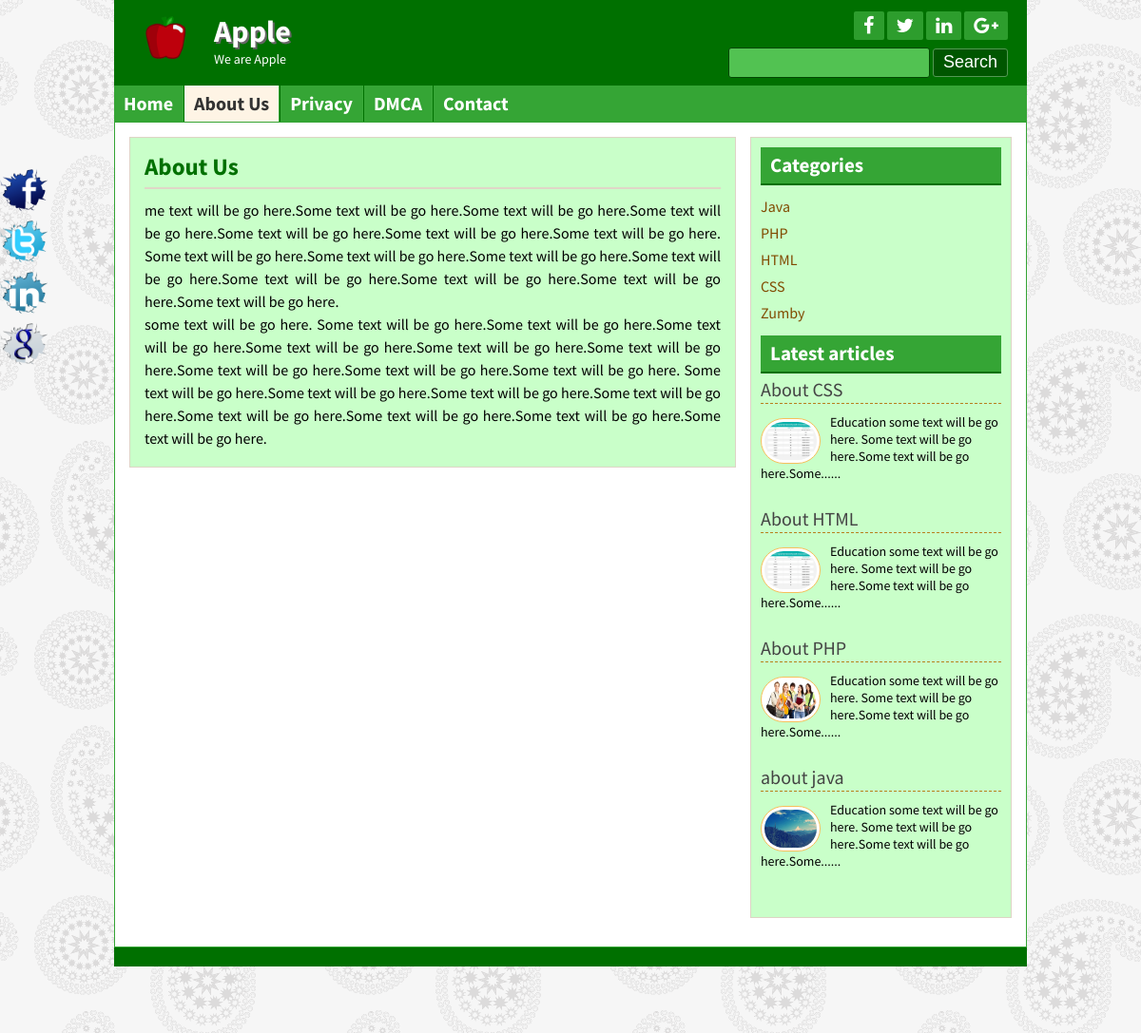
/page.php?pageid=8, run on the app's committed database.
### tables this page shows
CREATE TABLE IF NOT EXISTS `title_slogan` (
  `id` int(11) NOT NULL AUTO_INCREMENT,
  `title` varchar(255) NOT NULL,
  `slogan` varchar(255) NOT NULL,
  `logo` varchar(255) NOT NULL,
  PRIMARY KEY (`id`)
);

CREATE TABLE IF NOT EXISTS `social_media` (
  `id` int(11) NOT NULL AUTO_INCREMENT,
  `facebook` varchar(255) NOT NULL,
  `twitter` varchar(255) NOT NULL,
  `linkedin` varchar(255) NOT NULL,
  `googleplus` varchar(255) NOT NULL,
  PRIMARY KEY (`id`)
);

CREATE TABLE IF NOT EXISTS `tbl_page` (
  `id` int(11) NOT NULL AUTO_INCREMENT,
  `name` varchar(255) NOT NULL,
  `body` text NOT NULL,
  PRIMARY KEY (`id`)
);

CREATE TABLE IF NOT EXISTS `tbl_category` (
  `id` int(11) NOT NULL AUTO_INCREMENT,
  `cat_name` varchar(255) NOT NULL,
  PRIMARY KEY (`id`)
);

CREATE TABLE IF NOT EXISTS `tbl_post` (
  `id` int(11) NOT NULL AUTO_INCREMENT,
  `catid` int(11) NOT NULL,
  `title` varchar(255) NOT NULL,
  `body` text NOT NULL,
  `image` varchar(255) NOT NULL,
  `author` varchar(50) NOT NULL,
  `tags` varchar(255) NOT NULL,
  `date` timestamp NOT NULL DEFAULT CURRENT_TIMESTAMP,
  `userid` int(11) NOT NULL,
  PRIMARY KEY (`id`)
);

CREATE TABLE IF NOT EXISTS `tbl_copywrite` (
  `id` int(11) NOT NULL AUTO_INCREMENT,
  `note` varchar(255) NOT NULL,
  PRIMARY KEY (`id`)
);

### lib/Database.php (called while the page is built, shortened)
<?php
Class Database{
	public $host   = DB_HOST;
	public $user   = DB_USER;
	public $pass   = DB_PASS;
	public $dbname = DB_NAME;
	public $link;
	private function connectDB(){
	$this->link = new mysqli($this->host, $this->user, $this->pass, $this->dbname);
 }
	public function select($query){
		$result = $this->link->query($query) or die($this->link->error.__LINE__);
		if($result->num_rows > 0){
			return $result;
		} else {
			return false;
		}
	}
}

### lib/Session.php (called while the page is built, shortened)
<?php
class Session{
public static function get($key){
	if(isset($_SESSION[$key])){
         return $_SESSION[$key];
	}else{
		return false;
	}
}
 }

### helpers/format.php (called while the page is built, shortened)
<?php
class Format{
  public function textshort($text,$limit=400){
    $text = $text." ";
  	$text = substr($text,0,$limit);
  	$text = substr($text,0,strrpos($text,' '));
  	$text = $text."......";
  	return $text;
  }
}
?>

### page.php (the view)
<?php include "inc/header.php";?>
<div class="contentsection contemplete clear">
<div class="maincontent clear">
<div class="about">
<?php
if (!isset($_GET['pageid']) OR $_GET['pageid']==NULL){
  header("location:404.php");
}else{
	$get_page_id=$_GET['pageid'];
}
?>
<?php
$query="SELECT * FROM tbl_page WHERE id='$get_page_id'";
$page = $db->select($query);
if($page){
while ($result=$page->fetch_assoc()){
?>
<h2><?php echo $result['name'];?></h2>
<p><?php echo $result['body'];?></p>
<?php } } ?>
</div>
</div>
<?php include "inc/sidebar.php";?>
<?php include "inc/footer.php";?>

### inc/header.php (shortened to what this page needs)
<?php include "lib/Session.php"; Session::int();?>
<?php include "lib/Database.php";?>
<?php include "helpers/format.php";?>
<?php
$db = new Database();
$fm = new Format();
?>
<!DOCTYPE html>
<html>
<head>
<?php include"scripts/css.php";?>
</head>
<body>
<?php
  $search = Session::get('search');
 ?>
	<?php
   $query="SELECT * FROM title_slogan";
   $query_push = $db->select($query);
   if ($query_push){
       while ($result = $query_push->fetch_assoc()){
   ?>
	<div class="headersection templete clear">
		<a href="index.php">
			<div class="logo">
				<img src="admin/<?php echo $result['logo'];?>" alt="Logo"/>
				<h2><?php echo $result['title'];?></h2>
				<p><?php echo $result['slogan'];?></p>
			</div>
		</a>
	<?php } } ?>
		<div class="social clear">
<?php
$query="SELECT * FROM social_media";
$query_push = $db->select($query);
if ($query_push){
while ($result = $query_push->fetch_assoc()){
?>
			<div class="icon clear">
<a href="<?php echo $result['facebook'];?>" target="_blank"><i class="fa fa-facebook"></i></a>
<a href="<?php echo $result['twitter'];?>" target="_blank"><i class="fa fa-twitter"></i></a>
<a href="<?php echo $result['linkedin'];?>" target="_blank"><i class="fa fa-linkedin"></i></a>
<a href="<?php echo $result['googleplus'];?>" target="_blank"><i class="fa fa-google-plus"></i></a>
			</div>
<?php } } ?>
			<div class="searchbtn clear">
			<form action="search.php" method="get">
				<input type="text" name="search"
                 <?php if (isset($search)){ ?>
                  value = "<?php echo $search;?>";
                 <?php }else{ ?>
                  placeholder ="searh keyword..";
                 <?php } ?>
				/>
				<input type="submit" name="submit" value="Search"/>
			</form>
			</div>
		</div>
	</div>
<div class="navsection templete">
<?php
  $path = $_SERVER['SCRIPT_FILENAME'];
  $currentpath = basename($path,'.php');
 ?>
	<ul>
		<li><a
          <?php
           if ($currentpath == 'index') {
           echo "id='active'";
           }
           ?>
			href="index.php">Home</a></li>
		  <?php
		   $query="SELECT * FROM tbl_page";
		   $query_push = $db->select($query);
		   if ($query_push){
		       while ($result = $query_push->fetch_assoc()){
		   ?>
		<li><a
            <?php
              if (isset($_GET['pageid']) && $_GET['pageid']==$result['id']) {
              	echo 'id="active"';
              }
             ?>
			href="page.php?pageid=<?php echo $result['id'];?>"><?php echo $result['name'];?></a></li>
	<?php } } ?>
		<li><a
            <?php
           if ($currentpath == 'contact') {
           echo "id='active'";
           }
           ?>
			href="contact.php">Contact</a></li>
	</ul>
</div>

### inc/sidebar.php
<div class="sidebar clear">
<div class="samesidebar clear">
<h2>Categories</h2>
<?php
$query = "SELECT * FROM tbl_category";
$Allcategory=$db->select($query);
if($Allcategory){
 while ($result=$Allcategory->fetch_assoc()){
 ?>
<ul>
<li><a href="postbycat.php?category=<?php echo $result['id'];?>"><?php echo $result['cat_name'];?></a></li>
</ul>
<?php }}else{?>
<li>No Category Created</li>
<?php } ?>
	</div>
<div class="samesidebar clear">
<h2>Latest articles</h2>
<?php
$query = "SELECT * FROM tbl_post ORDER BY id DESC limit 5";
$All_latestpost = $db->select($query);
if($All_latestpost){
 while ($result=$All_latestpost->fetch_assoc()){
 ?>
<div class="popular clear">
<h3><a href="post.php?id=<?php echo $result['id'];?>"><?php echo $result['title'];?></a></h3>
<a href="post.php?id=<?php echo $result['id'];?>"><img src="admin/<?php echo $result['image'];?>" alt="post image"/></a>
<?php echo $fm->textshort($result['body'],100);?>
</div>
<?php } }else{header("Location:404.php");}?>
</div>
</div>

### inc/footer.php (shortened to what this page needs)
	</div>
	<div class="footersection templete clear">
	  <div class="footermenu clear">
		<ul>
			<li><a href="#">Home</a></li>
			<li><a href="#">About</a></li>
			<li><a href="#">Contact</a></li>
			<li><a href="#">Privacy</a></li>
		</ul>
	  </div>
<?php
$query="SELECT * FROM tbl_copywrite";
$query_push = $db->select($query);
if ($query_push){
while ($result = $query_push->fetch_assoc()){
?>
<p>&copy; <?php echo $result['note']; echo "&nbsp"; echo date("d-m-Y") ;?>.</p>
<?php } } ?>
	</div>
<?php
$query="SELECT * FROM social_media";
$query_push = $db->select($query);
if ($query_push){
while ($result = $query_push->fetch_assoc()){
?>
	<div class="fixedicon clear">
<a href="<?php echo $result['facebook'];?>" target="_blank"><img src="images/fb.png" alt="Facebook"/></a>
<a href="<?php echo $result['twitter'];?>" target="_blank"><img src="images/tw.png" alt="Twitter"/></a>
<a href="<?php echo $result['linkedin'];?>" target="_blank"><img src="images/in.png" alt="LinkedIn"/></a>
<a href="<?php echo $result['googleplus'];?>" target="_blank"><img src="images/gl.png" alt="GooglePlus"/></a>
	</div>
<?php } } ?>
</body>
</html>

### style.css (style rules this page uses)
* { margin:0;padding:0;outline:0 }
body { font-family: 'Source Sans Pro', sans-serif;font-size:14px;line-height:18px;color:#000;background:url(images/bg.png)repeat fixed 0 0 #fff; }
.templete { width:960px;margin:0 auto; }
.contemplete { margin: 0 auto; width: 928px; }
.clear { overflow:hidden; }
input[type="text"], input[type="email"] { border: 1px solid #cfc5b6; border-radius: 3px; margin-bottom: 5px; padding: 5px; width: 300px; }
input[type="submit"] { background: #b7801c none repeat scroll 0 0; border: 1px solid #e6af4b; color: #fff; cursor: pointer; font-size: 20px; padding: 1px 10px; }
.headersection { background: #ca932f none repeat scroll 0 0; color: #fff; }
.logo { float: left; width: 580px; }
.logo img { float: left; margin-right: 15px; padding-bottom: 10px; padding-left: 20px; padding-top: 10px; width: 70px; }
.logo h2 { color: #fff; font-size: 32px; margin-bottom: 11px; margin-top: 24px; text-shadow: 2px 2px 0 #666; }
.logo p { color:#fff; }
.social { float: right; margin-right: 20px; margin-top: 12px; text-align: right; width: 360px; }
.icon { float: right; }
.icon a { background: #a56e0a none repeat scroll 0 0; border-radius: 2px; color: #fff; display: block; float: left; font-size: 20px; margin-left: 3px; padding: 5px 10px; }
.searchbtn { float: right; margin-top: 8px; }
.searchbtn input[type="text"] { border: 1px solid #A56E0A; width: 200px; background: #FFE07C; font-size: 16px; height: 20px; }
.searchbtn input[type="submit"] { border: 1px solid #9d6602; border-radius: 3px; font-size: 18px; height: 30px; padding-left: 10px; padding-right: 10px; padding-top: 0; cursor: pointer; }
.navsection { background: none repeat scroll 0 0 #e6af4b; min-height: 38px; }
.navsection ul { margin:0;padding:0;list-style:none; }
.navsection ul li { border-left: 1px solid #fdc662; border-right: 1px solid #c18a26; display: block; float: left; position:relative; }
.navsection ul li:first-child { border-left: 0px solid #fdc662; }
.navsection ul li:last-child { border-right: 0px solid #c18a26; }
.navsection ul li a { color: #fff; display: block; font-size: 20px; font-weight: bold; padding: 10px; text-decoration: none; }
.navsection ul li a:hover, #active { background:#FEF4E5;color:#333; }
.contentsection { background: #ffffff none repeat scroll 0 0; border: 1px solid #ca932f; padding: 15px; }
.maincontent { background: #fef4e5 none repeat scroll 0 0; border: 1px solid #ded4c5; float: left; margin: 0 15px 15px 0; padding: 8px 15px; width: 606px; }
.about { font-size: 16px; line-height: 24px; text-align: justify; }
.about p { font-size: 16px; line-height: 24px; margin-bottom: 10px; text-align: justify; }
.samepost h2, .about h2 { border-bottom: 2px solid #e0d6c7; color: #ac7511; font-size: 25px; margin-bottom: 4px; padding: 10px 10px 10px 0; }
.sidebar { background: #fef4e5 none repeat scroll 0 0; border: 1px solid #ded4c5; float: right; margin-bottom: 15px; margin-top: 0; padding: 10px; width: 253px; }
.samesidebar { margin-bottom: 10px; }
.samesidebar h2 { background: #e6af4b none repeat scroll 0 0; border-bottom: 2px solid #b7801c; color: #333; margin-bottom: 8px; padding: 10px; }
.samesidebar ul { padding:0;margin:0;list-style:none; }
.samesidebar ul li { border-bottom: 1px dashed #e9c05c; font-size: 16px; padding: 5px 8px 5px 0; }
.samesidebar ul li:last-child { border-bottom: 0px dashed #e9c05c; }
.samesidebar ul li a { color: #814a00; text-decoration: none; }
.samesidebar p { margin-bottom: 10px; }
.popular { margin-bottom: 20px; }
.popular h3 { border-bottom: 1px dashed #b7801c; font-size: 20px; font-weight: normal; margin-bottom: 10px; padding-bottom: 5px; }
.popular h3 a { text-decoration:none;color:#444 }
.popular img { background: #fff none repeat scroll 0 0; border: 1px solid #f6bf5b; border-radius: 30px; float: left; height: 40px; margin-right: 10px; margin-top: 5px; padding: 3px; width: 55px; }
.footersection { height:90px;background:#B7801C;text-align:center }
.footermenu { margin-top: 25px; margin-bottom: 5px; }
.footermenu ul { padding:0;margin:0;list-style:none;text-align:center; }
.footermenu ul li { display:inline-block; }
.footermenu ul li a { color: #E6AF4B; font-size: 18px; margin-right: 5px; }
.fixedicon { left: 0; position: fixed; top: 175px; width: 60px; }
.fixedicon img { width: 50px; }

### data on the page
title_slogan: logo (picture), title "Apple", slogan "We are Apple"
tbl_page: name "About Us", body "me text will be go here.Some text will be go here.Some text will be go here.Some text will be go here.Some text will be go here.Some text will be go here.Some text will be go here. Some text will be go here.Some text will be go here.Some text will be go here.Some text will be go here.Some text will be go here.Some text will be go here.Some text will be go here.Some text will be go here. some text will be go here. Some text will be go here.Some text will be go here.Some text will be go here.Some text will be go here.Some text will be go here.Some text will be go here.Some text will be go here.Some text will be go here.Some text will be go here. Some text will be go here.Some text will be go…"
tbl_page: name "Privacy"
tbl_page: name "DMCA"
tbl_category: cat_name "Java"
tbl_category: cat_name "PHP"
tbl_category: cat_name "HTML"
tbl_category: cat_name "CSS"
tbl_category: cat_name "Zumby"
tbl_post: title "About CSS", image (picture), body "Education some text will be go here. Some text will be go here.Some text will be go here.Some......"
tbl_post: title "About HTML", image (picture), body "Education some text will be go here. Some text will be go here.Some text will be go here.Some......"
tbl_post: title "About PHP", image (picture), body "Education some text will be go here. Some text will be go here.Some text will be go here.Some......"
tbl_post: title "about java", image (picture), body "Education some text will be go here. Some text will be go here.Some text will be go here.Some......"
tbl_copywrite: note "MD. Fazle Rabbi"
